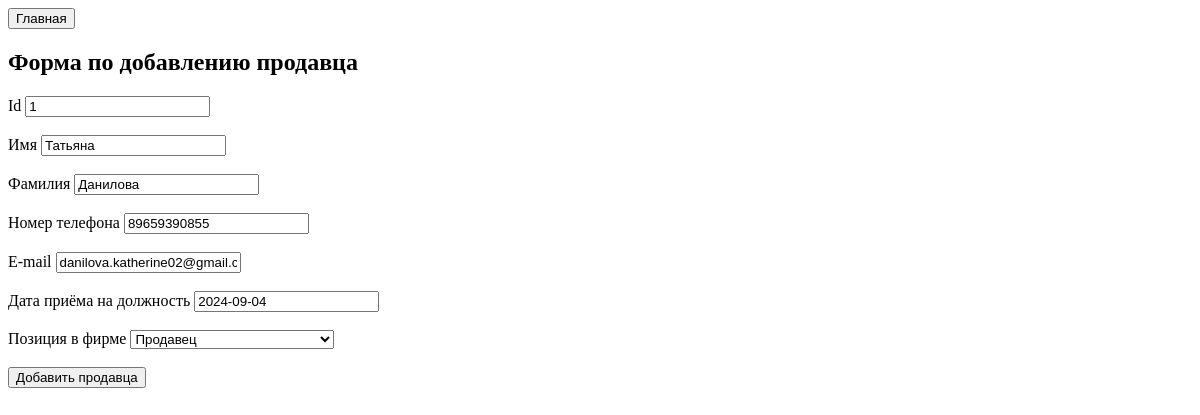
Before: /salesmen/1/update with the older database file.
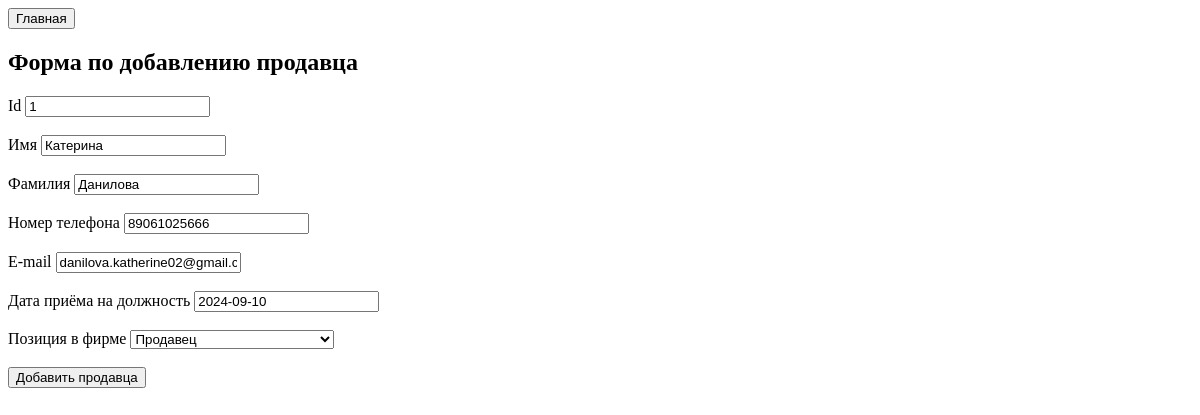
After: the same page with the newer database file.
### salesmen/models.py (models this page shows, shortened)
class Salesmen(models.Model):
    POSITIONS = [('Продавец', 'Продавец'), ('Старший продавец', 'Старший продавец'), ('Руководитель отдела продаж', 'Руководитель отдела продаж')]
    salesman_id = models.IntegerField(unique=True)
    name = models.CharField('Имя', max_length=50, blank=True)
    last_name = models.CharField('Фамилия', max_length=50, blank=True)
    number = models.IntegerField('Номер телефона', blank=True, unique=True)
    email = models.EmailField('E-mail', max_length=50, blank=True, unique=True)
    date = models.DateField('Дата приёма на работу')
    position = models.CharField(choices=POSITIONS, default=None, max_length=30, verbose_name='Позиция в фирме')

### salesmen/views.py (the view)
# urls.py: path('<int:pk>/update', SalesmenUpdateView.as_view(), name='update'),
class SalesmenUpdateView(UpdateView):
    model = Salesmen
    template_name = "salesmen/create.html"
    form_class = SalesmenForm

### salesmen/forms.py
class SalesmenForm(ModelForm):
    class Meta:
        model = Salesmen
        fields = ['salesman_id', 'name', 'last_name', 'number', 'email', 'date', 'position']
    widgets = {
        'name':TextInput(attrs={
            'class':'form_input',
            'placeholder':"Имя",
        }),
        'last_name':TextInput(attrs={
            'class':'form_input',
            'placeholder':"Фамилия",
        }),
        'number':NumberInput(attrs={
            'class':'form_input',
            'placeholder':"Номер телефона",
        }),
        'e-mail':EmailInput(attrs={
            'class':'form_input',
            'placeholder':"E-mail",
        }),
        'date':DateInput(),
        'position':RadioSelect(attrs={
            'class':'form_input',
            'placeholder':"Позиция в фирме",
        }),
    }

### salesmen/templates/salesmen/create.html (shortened to what this page needs)
<!DOCTYPE html>
<html lang="en">
<head>
</head>
<body>
    <a href="{% url "main:index" %}"><button>Главная</button></a><br>
    <h2>
        Форма по добавлению продавца
    </h2>
    <form method="post" action="">
        Id {{form.salesman_id}}<br><br>
        Имя {{form.name}}<br><br>
        Фамилия {{form.last_name}}<br><br>
        Номер телефона {{form.number}}<br><br>
        E-mail {{form.email}}<br><br>
        Дата приёма на должность {{form.date}}<br><br>
        Позиция в фирме {{form.position}}<br><br>
        <button type="submit">Добавить продавца</button>
    </form>
</body>
</html>

Changed rows visible on the page:
changed Salesmen "Данилова": name "Татьяна" → "Катерина"; number "89659390855" → "89061025666"; date "2024-09-04" → "2024-09-10"
